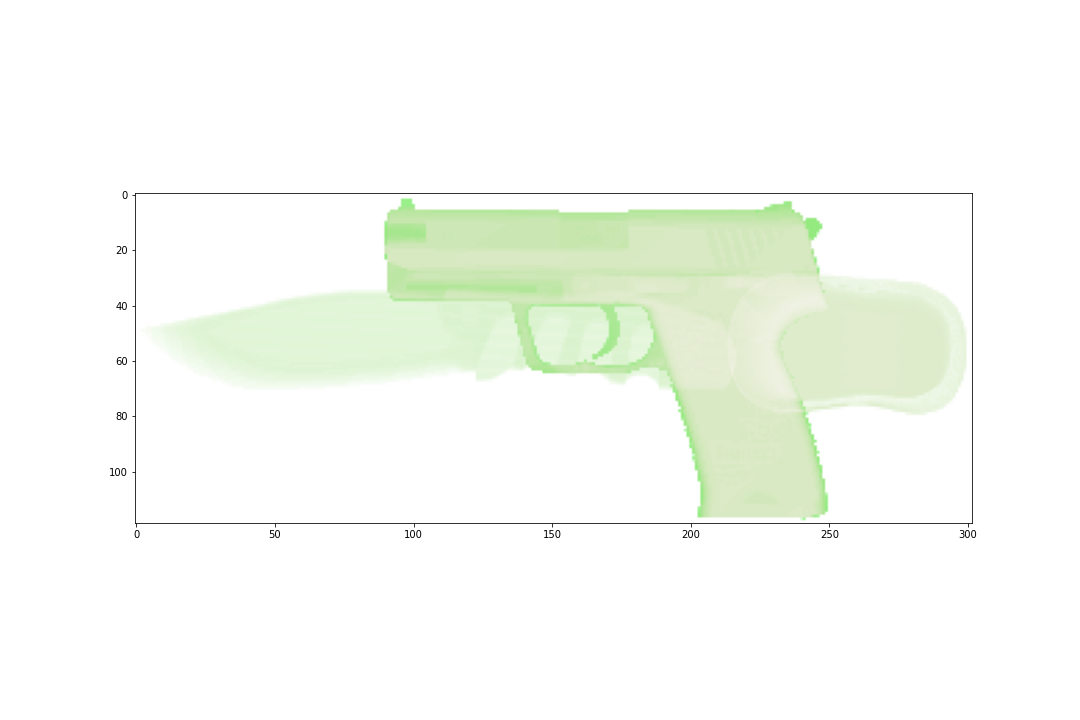

Python code for this plot:
import sys
import warnings

sys.path.append("../")
warnings.filterwarnings('ignore')
import numpy as np
from color_image import ColorImage
from xraydb import material_mu
import matplotlib.pyplot as plt
from matplotlib import colors


def get_voxels(stl_file, voxel_resolution=300, rotation=180):
    ci = ColorImage(stl_file, voxel_resolution=voxel_resolution)
    ci.rotate([0.5, 0, 0], rotation)
    ci.generate_voxels()
    return ci.voxels


def plot_data(data, cmap='GnBu'):
    plt.figure(figsize=(15, 10))
    im = plt.imshow(data, cmap=cmap)
    plt.axis('off')
    plt.show()


def get_layers(stack):
    zz = [True if stack[..., i].sum() == 0.0 else False for i in range(stack.shape[2])]
    i = 0
    while i < len(zz) and zz[i]:
        i += 1
    while i < len(zz) and not zz[i]:
        i += 1
    j = len(zz) - 1
    while j >= 0 and zz[j]:
        j -= 1
    while j >= 0 and not zz[j]:
        j -= 1

    return i - 1, j - 1


def get_xray_image(objects, energy=1e5):
    thickness_factor = 10
    m1 = material_mu('Fe', energy)
    m2 = material_mu('Al', energy)
    m3 = material_mu('quartz', energy)
    object_layers = [ob.sum(axis=2) for ob in objects]
    l0 = np.ones_like(object_layers[0], dtype=np.float32)
    exp_factor = m1 * object_layers[0] + m2 * object_layers[1] + m3 * object_layers[2]
    output = np.multiply(l0, np.exp(-exp_factor / thickness_factor), dtype=np.float32)
    return output


def subplot(data, cmap="GnBu_r"):
    fig, axs = plt.subplots(3, figsize=(15, 15))
    axs[0].imshow(data[0], cmap=cmap)
    axs[0].axis('off')
    axs[1].imshow(data[1], cmap=cmap)
    axs[1].axis('off')
    axs[2].imshow(data[2], cmap=cmap)
    axs[2].axis('off')
    plt.show()


if __name__ == '__main__':
    thickness_factor = 10.0
    if len(sys.argv) != 3:
        print("Usage: python rgb.py <stl_file> <output_image>")
        sys.exit()

    stl_file = sys.argv[1]
    output_file = sys.argv[2]
    print("Reading stl file and creating voxels...")
    voxels = get_voxels(stl_file)

    # Get the layers for each object
    stack = voxels.astype(np.float32)
    first, second = get_layers(stack)
    stack_handgun = stack[..., :first]
    stack_knife = stack[..., first:second]
    stack_mouse = stack[..., second:]
    objects = [stack_handgun, stack_knife, stack_mouse]

    print("Calculating xray absorptions...")
    le = get_xray_image(objects, energy=1e3)
    me = get_xray_image(objects, energy=3e5)
    he = get_xray_image(objects, energy=6e5)

    print("Generating false colors...")
    # Calculate the Q-values
    q_values = np.log10(he, le)
    q_values = 1. - q_values

    q_values_clipped = np.interp(q_values, np.linspace(q_values.min(), q_values.max(), 100),
                                 np.linspace(0.02, 0.91, 100))
    hsv = np.zeros((q_values.shape + (3,)))
    hsv[..., 0] = q_values_clipped
    hsv[..., 1] = 1.
    hsv[..., 1][q_values_clipped == 0.02] = 0.02  # Get rid of the background
    hsv[..., 2] = 1 - q_values_clipped
    hsv[..., 2][q_values_clipped == 0.02] = 1.

    print("Saving the false color image...")
    fig = plt.figure(figsize=(20, 15))
    plt.axis('off')
    plt.imshow(colors.hsv_to_rgb(hsv))
    plt.savefig(output_file, dpi=300)
